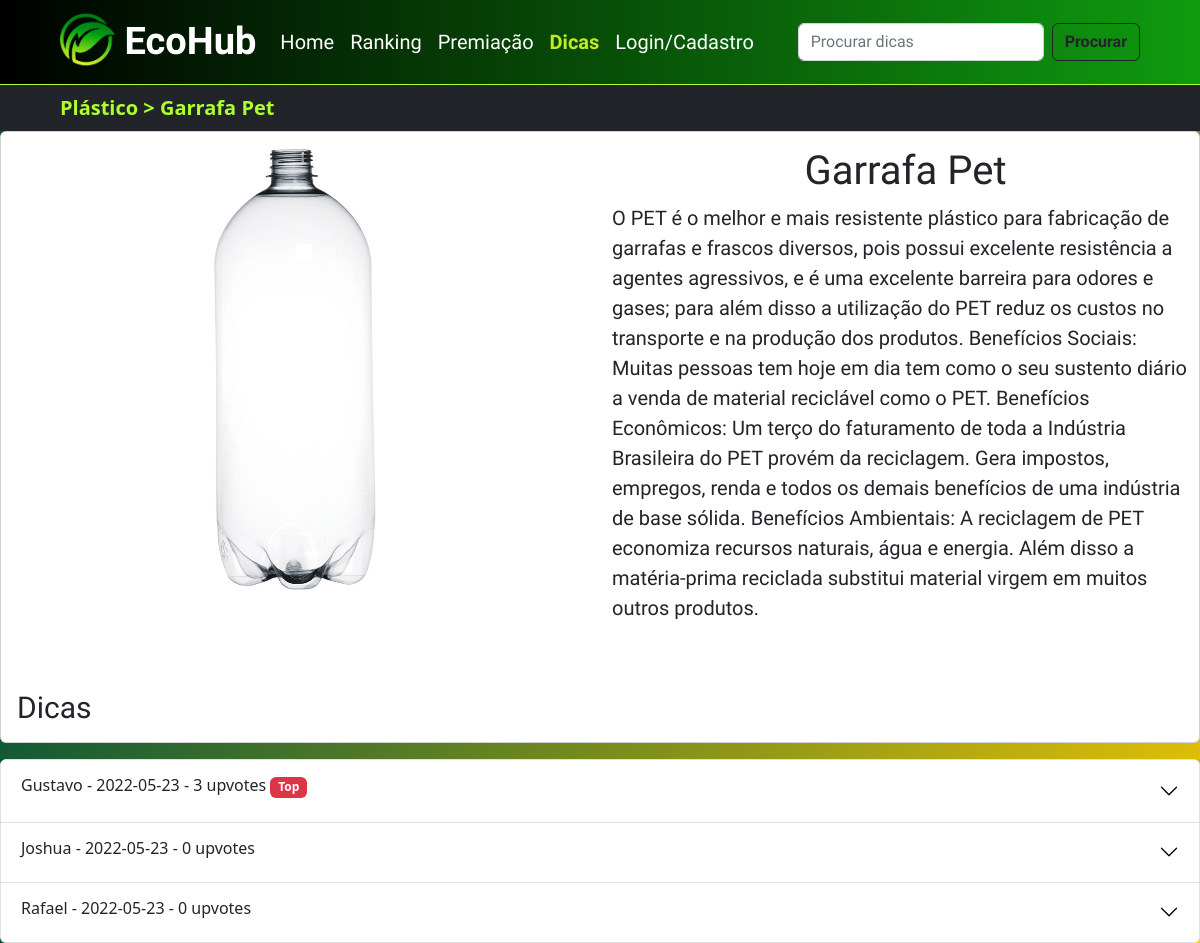
The app's page /garbage/a702c2e7-a09a-4f06-8d92-9946f4ffa90b with its own data.
### app/models/entities/garbage.py (models this page shows)
class Garbage(db.Model):
    __tablename__ = 'garbage'
    id = db.Column(db.String(36), default=lambda: str(uuid4()), primary_key=True)
    ds_url = db.Column(db.String(500), nullable=True)
    name = db.Column(db.String(128), nullable=False)
    description = db.Column(db.String(500), nullable=False)
    type_of_garbage = db.Column(db.String(15), nullable=False)
    active = db.Column(db.Boolean(), default=True)
    def type(self):
        _type = TypeOfGarbage()
        return _type.get_type(self.type_of_garbage.lower())
    def serialize(self):
        return {
                'id': self.id,
                'name': self.name,
                'description': self.description,
                'type_of_garbage': self.type(),
                'name_type': self.type_of_garbage,
                'ds_url': self.ds_url,
                'active': self.active
                }

### app/models/entities/users.py (models this page shows, shortened)
class User(db.Model):
    __tablename__ = 'users'
    id = db.Column(db.String(36), default=lambda: str(uuid4()), primary_key=True)
    email = db.Column(db.String(84), nullable=False, unique=True)
    password = db.Column(db.String(128), nullable=True)
    name = db.Column(db.String(128), nullable=True)
    cep = db.Column(db.String(20), nullable=True)
    address = db.Column(db.String(128), nullable=True)
    complement = db.Column(db.String(128), nullable=True)
    cpf = db.Column(db.String(20), nullable=True)
    birth_date = db.Column(db.Date(), nullable=True)
    active = db.Column(db.Boolean(), default=True)
    def serialize(self):
        return {
                'id': self.id,
                'name': self.name,
                'email': self.email,
                'address': self.address,
                'complement': self.complement,
                'cpf': self.cpf,
                'birth_date': str(self.birth_date),
                'cep': self.cep,
                'active': self.active
                }

### app/models/entities/comments.py (models this page shows)
class Comments(db.Model):
    __tablename__ = 'comments'
    garbage_id = db.Column(db.String(36), db.ForeignKey('garbage.id'))
    user_id = db.Column(db.String(36), db.ForeignKey('users.id'))
    cooperative_id = db.Column(db.String(36), db.ForeignKey('cooperative.id'))
    user = db.relationship("User", backref=backref("users", uselist=False))
    comment_liked = db.relationship("CommentLikes", backref=backref("comment_likes", uselist=True))
    id = db.Column(db.String(36), default=lambda: str(uuid4()), primary_key=True)
    message = db.Column(db.String(1500), default=lambda: str(uuid4()))
    creation_date = db.Column(db.Date(), default=datetime.utcnow)
    active = db.Column(db.Boolean(), default=True)
    @property
    def likes(self):
        return len(self.comment_liked)
    def serialize(self):
        return {
                'id': self.id,
                'message': self.message,
                'up_votes': len(self.comment_liked),
                'user': self.user.serialize() if self.user else None,
                'user_id': self.user_id,
                'username': self.user.name if self.user else None,
                'garbage_id': self.garbage_id,
                'cooperative_id': self.cooperative_id,
                'is_coop': True if self.cooperative_id else False,
                'creation_date': self.creation_date,
                'active': self.active
                }

### app/views/templates_views.py (the view)
@app_views.route('/garbage/<garbage_id>', methods=['POST', 'GET'])
def garbage_view(garbage_id):
    garbage = get_garbage_by_id(garbage_id)
    comments = get_comment_by_garbage_id(garbage_id)
    list_comment = []
    top_comment = comments[0] if comments else None
    for comment in comments:
        if top_comment.likes < top_comment.likes:
            top_comment = comment
        list_comment.append(comment.serialize())
    best_comment = top_comment.serialize() if top_comment else None
    return render_template('garbage.html', garbage=garbage.serialize(),
                           comments=list_comment, top_comment=best_comment)

### app/actions/comments_actions.py (called while the page is built)
def get_comment_by_garbage_id(garbage_id: str) -> List[Comments]:
    return Comments.query.filter_by(garbage_id=garbage_id).all()

### app/actions/garbage_actions.py (called while the page is built)
def get_garbage_by_id(garbage_id: str) -> Garbage:
    return Garbage.query.get(garbage_id)

### app/models/type_of_garbage.py (called while the page is built)
    def get_type(self, type_name):
        if self.__getattribute__(type_name):
            return self.__getattribute__(type_name)
        return {}

### app/templates/garbage.html (shortened to what this page needs)
<!DOCTYPE html>
<html lang="en">
<head>
  <link href="https://cdn.jsdelivr.net/npm/bootstrap@5.2.0-beta1/dist/css/bootstrap.min.css" rel="stylesheet"
>
  <link rel="stylesheet" href="css/">
</head>
<body>
  <nav class="navbar navbar-expand-lg px-5" style="background: linear-gradient(to right, #000000, #0f9b0f); border-bottom: 1px solid greenyellow; font-family: 'Cairo', sans-serif;">
    <div class="container-fluid">
      <a class="navbar-brand" href="/" style="font-size: 38px; font-family: 'Cairo', sans-serif; font-weight: 900">
        <img src="{{ url_for('static', filename='images/ecohub-nav-logo.png') }}" alt="nav-logo" width="55" height="55" class="d-inline-block align-text-center" style="position: relative; bottom: 4px">
        <span style="color: white;">EcoHub</span>
      </a>
      <div class="collapse navbar-collapse" id="navbarSpportedContent">
        <ul class="navbar-nav me-auto mb-2 mb-lg-0">
          <li class="nav-item" style="font-size: 20px;">
            <a class="nav-link" id="home" aria-current="page" href="/" style="color: white;">Home</a>
          </li>
          <li class="nav-item" style="font-size: 20px;">
            <a id="ranking" class="nav-link" href="/ranking" style="color: white;">Ranking</a>
          </li>
          <li class="nav-item" style="font-size: 20px;">
            <a class="nav-link" href="/prizes" style="color: white;">Premiação</a>
          </li>
          <li class="nav-item" style="font-size: 20px;">
            <a id="tips" class="nav-link" href="/tips" style="color: #c3ea27; font-weight: 600;">Dicas</a>
          </li>
          <li class="nav-item" style="font-size: 20px;" id="login-item">
            <a id="login" class="nav-link" href="/register" style="color: white;">Login/Cadastro</a>
          </li>
        </ul>
        <form action="/tips/search" method="get" class="d-flex" role="search">
            <input name="garbage_name" class="form-control me-2" type="search" placeholder="Procurar dicas" aria-label="Search" id="tips-search">
            <button class="btn btn-outline-dark" type="submit" style="font-weight: 700">Procurar</button>
        </form>
      </div>
    </div>
  </nav>
  <nav class="navbar navbar-expand-lg px-5 bg-dark">
    <div class="container-fluid">
      <div class="collapse navbar-collapse" id="navbarSupportedContent">
        <ul class="navbar-nav me-auto mb-2 mb-lg-0">
          <li class="nav-item" style="font-size: 20px;">
            <div style="color: greenyellow; font-weight: 600;">
              {{ garbage.type_of_garbage.name_pt }} > {{ garbage.name }}
            </div>
          </li>
        </ul>
      </div>
    </div>
  </nav>
  <section
    style="background: background-color: #ffcd00; background-image: linear-gradient(315deg, #ffcd00 0%, #005238 74%);">
    <div class="card mb-3" id="garbage-card" style="font-family: 'Cairo', sans-serif;">
      <div class="row">
        <div class="col">
          <img src="{{ url_for('static', filename=garbage.ds_url) }}" class="card-img-top"
            style="max-height: 480px">
        </div>
        <div class="col" style="font-family: 'Cairo', sans-serif;">
          <h1 class="card-title" style="text-align:center; margin-top:15px; height:'card-img-top'; max-height:480px;">
            {{ garbage.name }}</h1>
          <p class="card-text" style="font-size:20px;">
            {{ garbage.description }}
            <br><br>
          </p>
        </div>
      </div>
      <div class="card-body">
        <p>
          <div style="font-size: 30px; height: 25px; font-family: 'Cairo', sans-serif;">Dicas
          </div>
        </p>
      </div>
    </div>
    <div class="accordion" id="accordionPanelsStayOpenExample"
      style="background: background-color: #ffcd00; background-image: linear-gradient(315deg, #ffcd00 0%, #005238 74%);">
      {% for comment in comments %}
      <div class="accordion-item">
        <h2 class="accordion-header" id="panelsStayOpen-heading{{comment.id}}">
          <button class="accordion-button collapsed" type="button" data-bs-toggle="collapse"
            data-bs-target="#panelsStayOpen-collapse{{comment.id}}" aria-expanded="false"
            aria-controls="panelsStayOpen-collapse{{comment.id}}">
            <h6>{{comment.username}} - {{comment.creation_date}} - {{comment.up_votes}} upvotes
              {% if comment.id == top_comment.id %}
              <span class="badge bg-danger">Top</span>
              {% endif %}
            </h6>
          </button>
        </h2>
      </div>
      {% endfor %}
    </div>
  </section>
</body>
</html>

### records on screen
Garbage: name "Garrafa Pet", ds_url (picture), description "O PET é o melhor e mais resistente plástico para fabricação de garrafas e frascos diversos, pois possui excelente resistência a agentes agressivos, e é uma excelente barreira para odores e gases; para além disso a utilização do PET reduz os custos no transporte e na produção dos produtos. Benefícios Sociais: Muitas pessoas tem hoje em dia tem como o seu sustento diário a venda de material reciclável como o PET. Benefícios Econômicos: Um terço do faturamento de toda a Indústria Brasileira do PET provém da reciclagem. Gera impostos, empregos, renda e todos os demais benefícios de uma indústria de base sólida. Benefícios Ambientais: A reciclagem de PET economiza recursos naturais, água e…"
User: username "Gustavo"
Comments: creation_date "2022-05-23"
User: username "Joshua"
Comments: creation_date "2022-05-23"
User: username "Rafael"
Comments: creation_date "2022-05-23"

### other values on screen
{{ garbage.type_of_garbage.name_pt }} "Plástico"
{{ comment.up_votes }} "3" "0" "0"
